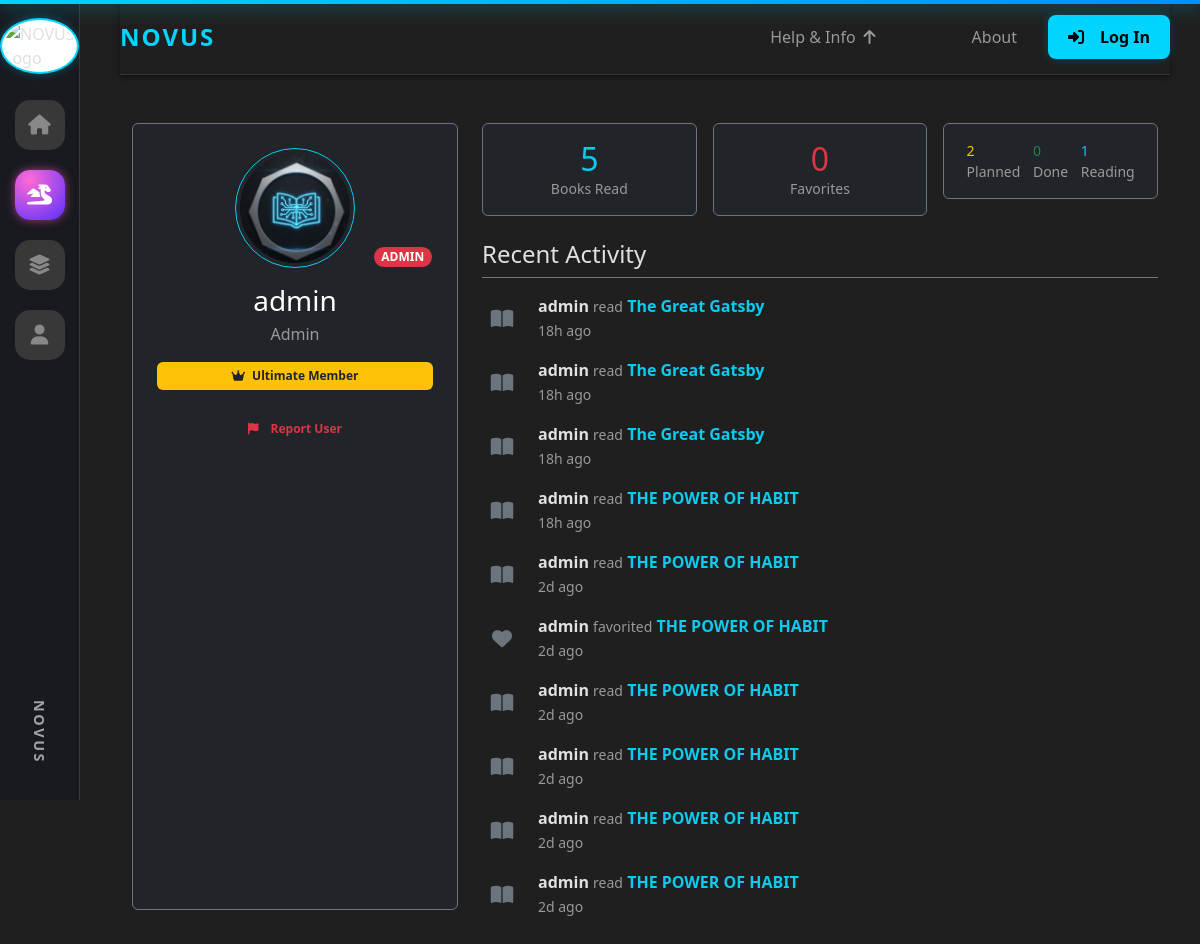
Screenshot of /u/admin with the database file from the repository.
### tables this page shows
CREATE TABLE users (
                    id INTEGER PRIMARY KEY,
                    username TEXT UNIQUE,
                    password TEXT,
                    role TEXT
                , status TEXT DEFAULT 'active', pending_publisher INTEGER DEFAULT 0, is_banned INTEGER DEFAULT 0, email TEXT, avatar_url TEXT, plan TEXT, plan_expires_at TEXT, google_id TEXT, facebook_id TEXT);

CREATE TABLE activity_log (
            id INTEGER PRIMARY KEY,
            user_id INTEGER NOT NULL,
            book_id INTEGER NOT NULL,
            activity_type TEXT NOT NULL,
            summary_generated INTEGER DEFAULT 0,
            timestamp TEXT DEFAULT (DATETIME('now')),
            FOREIGN KEY (user_id) REFERENCES users(id),
            FOREIGN KEY (book_id) REFERENCES books(id)
        );

CREATE TABLE books (
                    id INTEGER PRIMARY KEY,
                    title TEXT,
                    author TEXT,
                    category TEXT,
                    pdf_filename TEXT,
                    audio_filename TEXT
                , created_at TEXT, cover_path TEXT, uploader_id INTEGER, book_type TEXT DEFAULT 'book', description TEXT);

### app.py (the view)
@app.route("/u/<username>")
def public_profile(username):
    conn = get_conn()
    c = conn.cursor()
    c.execute("SELECT id, username, role, avatar_url, plan FROM users WHERE username=?", (username,))
    user = c.fetchone()
    if not user:
        conn.close()
        flash("User not found.", "error")
        return redirect(url_for("home"))
    user_id = user[0]
    c.execute("SELECT COUNT(*) FROM history WHERE user_id=?", (user_id,))
    read_count = c.fetchone()[0]
    c.execute("SELECT status, COUNT(*) FROM watchlist WHERE user_id=? GROUP BY status", (user_id,))
    watchlist_stats = dict(c.fetchall())
    c.execute("SELECT COUNT(*) FROM favorites WHERE user_id=?", (user_id,))
    fav_count = c.fetchone()[0]
    c.execute("""
        SELECT al.activity_type, b.title, al.timestamp
        FROM activity_log al
        JOIN books b ON al.book_id = b.id
        WHERE al.user_id = ?
        ORDER BY al.timestamp DESC
        LIMIT 10
    """, (user_id,))
    activity_raw = c.fetchall()
    conn.close()
    activity_icons = {
        'read': 'fa-book-open',
        'started': 'fa-play-circle',
        'completed': 'fa-check-circle',
        'favorited': 'fa-heart',
        'summarized': 'fa-sparkles'
    }
    recent_activity = []
    for activity_type, title, timestamp in activity_raw:
        try:
            dt = datetime.fromisoformat(timestamp)
            now = datetime.utcnow()
            diff = now - dt
            if diff.days > 365:
                when = f"{diff.days // 365}y ago"
            elif diff.days > 30:
                when = f"{diff.days // 30}mo ago"
            elif diff.days > 0:
                when = f"{diff.days}d ago"
            elif diff.seconds > 3600:
                when = f"{diff.seconds // 3600}h ago"
            elif diff.seconds > 60:
                when = f"{diff.seconds // 60}m ago"
            else:
                when = "Just now"
        except:
            when = timestamp
        recent_activity.append({
            'type': activity_type.replace('_', ' ').title(),
            'title': title,
            'when': when,
            'icon': activity_icons.get(activity_type, 'fa-circle')
        })
    return render_template(
        "user_profile.html",
        user=user,
        read_count=read_count,
        watchlist_stats=watchlist_stats,
        fav_count=fav_count,
        recent_activity=recent_activity
    )

### app.py (called while the page is built, shortened)
def get_conn():
    return sqlite3.connect(DB_PATH)

@app.before_request
def check_banned():
    uid = session.get("user_id")
    if not uid:
        return

@app.context_processor
def inject_user_avatar():
    return {
        'user_avatar': session.get('avatar_url'),
        'user_id': session.get('user_id')
    }

@app.before_request
def refresh_plan():
    uid = session.get("user_id")
    if not uid:
        return

@app.before_request
def _ensure_db_initialized():
    global _db_init_done
    if not _db_init_done:
        try:
            init_db()
        except Exception:
            pass
        _db_init_done = True

### templates/user_profile.html (shortened to what this page needs)
{% extends "base.html" %}
{% block content %}
<div class="container mt-5 mb-5">
    <div class="row">
        <div class="col-md-4 mb-4">
            <div class="card bg-dark text-white border-secondary p-4 text-center h-100">
                <div class="mb-3 position-relative d-inline-block">
                    {% if user[3] %}
                        <img src="{{ user[3] }}" class="rounded-circle border border-info p-1" style="width: 120px; height: 120px; object-fit: cover;">
                    {% else %}
                        <div class="rounded-circle bg-secondary d-flex align-items-center justify-content-center mx-auto border border-info p-1" style="width: 120px; height: 120px; font-size: 40px;">
                            {{ user[1][0]|upper }}
                        </div>
                    {% endif %}
                    {% if user[2] == 'admin' %}
                    <span class="position-absolute bottom-0 end-0 badge rounded-pill bg-danger border border-dark">
                        ADMIN
                    </span>
                    {% elif user[2] == 'publisher' %}
                    <span class="position-absolute bottom-0 end-0 badge rounded-pill bg-warning text-dark border border-dark">
                        PUB
                    </span>
                    {% endif %}
                </div>
                <h3 class="mb-1">{{ user[1] }}</h3>
                <p class="text-muted mb-3">{{ user[2]|title }}</p>
                {% if user[4] == 'ultimate' %}
                <div class="badge bg-warning text-dark mb-4 px-3 py-2">
                    <i class="fas fa-crown me-1"></i> Ultimate Member
                </div>
                {% endif %}
                <div class="d-grid gap-2">
                    {% if session.get('user_id') != user[0] %}
                        <button class="btn btn-outline-danger btn-sm" onclick="reportUser({{ user[0] }}, '{{ user[1] }}')">
                            <i class="fas fa-flag me-2"></i>Report User
                        </button>
                    {% else %}
                        <a href="{{ url_for('profile') }}" class="btn btn-outline-light btn-sm">
                            <i class="fas fa-edit me-2"></i>Edit Profile
                        </a>
                    {% endif %}
                </div>
            </div>
        </div>
        <div class="col-md-8">
            <div class="row g-3 mb-4">
                <div class="col-sm-4">
                    <div class="card bg-dark border-secondary p-3 text-center">
                        <h2 class="text-info mb-0">{{ read_count }}</h2>
                        <small class="text-muted">Books Read</small>
                    </div>
                </div>
                <div class="col-sm-4">
                    <div class="card bg-dark border-secondary p-3 text-center">
                        <h2 class="text-danger mb-0">{{ fav_count }}</h2>
                        <small class="text-muted">Favorites</small>
                    </div>
                </div>
                <div class="col-sm-4">
                    <div class="card bg-dark border-secondary p-3 text-center">
                        <div class="d-flex justify-content-around text-start small">
                            <div>
                                <div class="text-warning">{{ watchlist_stats.get('planned', 0) }}</div> <span class="text-muted">Planned</span>
                            </div>
                            <div>
                                <div class="text-success">{{ watchlist_stats.get('completed', 0) }}</div> <span class="text-muted">Done</span>
                            </div>
                            <div>
                                <div class="text-info">{{ watchlist_stats.get('reading', 0) }}</div> <span class="text-muted">Reading</span>
                            </div>
                        </div>
                    </div>
                </div>
            </div>
            <h4 class="mb-3 border-bottom border-secondary pb-2">Recent Activity</h4>
            <div class="activity-timeline">
                {% if recent_activity %}
                    {% for act in recent_activity %}
                    <div class="d-flex align-items-center mb-3">
                        <div class="me-3 text-center" style="width: 40px;">
                            <i class="fas {{ act.icon }} fa-lg text-secondary"></i>
                        </div>
                        <div>
                            <div>
                                <span class="fw-bold">{{ user[1] }}</span>
                                <span class="text-muted small">{{ act.type|lower }}</span>
                                <span class="text-info fw-bold">{{ act.title }}</span>
                            </div>
                            <small class="text-muted">{{ act.when }}</small>
                        </div>
                    </div>
                    {% endfor %}
                {% else %}
                    <p class="text-muted text-center py-4">No recent activity to show.</p>
                {% endif %}
            </div>
        </div>
    </div>
</div>
{% endblock %}

### rows the page displays
users: avatar_url (picture), username "admin", role "Admin"
activity_log: type "read", title "The Great Gatsby", when "18h ago"
activity_log: type "read", title "The Great Gatsby", when "18h ago"
activity_log: type "read", title "The Great Gatsby", when "18h ago"
activity_log: type "read", title "THE POWER OF HABIT", when "18h ago"
activity_log: type "read", title "THE POWER OF HABIT", when "2d ago"
activity_log: type "favorited", title "THE POWER OF HABIT", when "2d ago"
activity_log: type "read", title "THE POWER OF HABIT", when "2d ago"
activity_log: type "read", title "THE POWER OF HABIT", when "2d ago"
activity_log: type "read", title "THE POWER OF HABIT", when "2d ago"
activity_log: type "read", title "THE POWER OF HABIT", when "2d ago"

### other values shown
{{ read_count }} "5"
{{ fav_count }} "0"
{{ watchlist_stats.get('planned', 0) }} "2"
{{ watchlist_stats.get('completed', 0) }} "0"
{{ watchlist_stats.get('reading', 0) }} "1"
